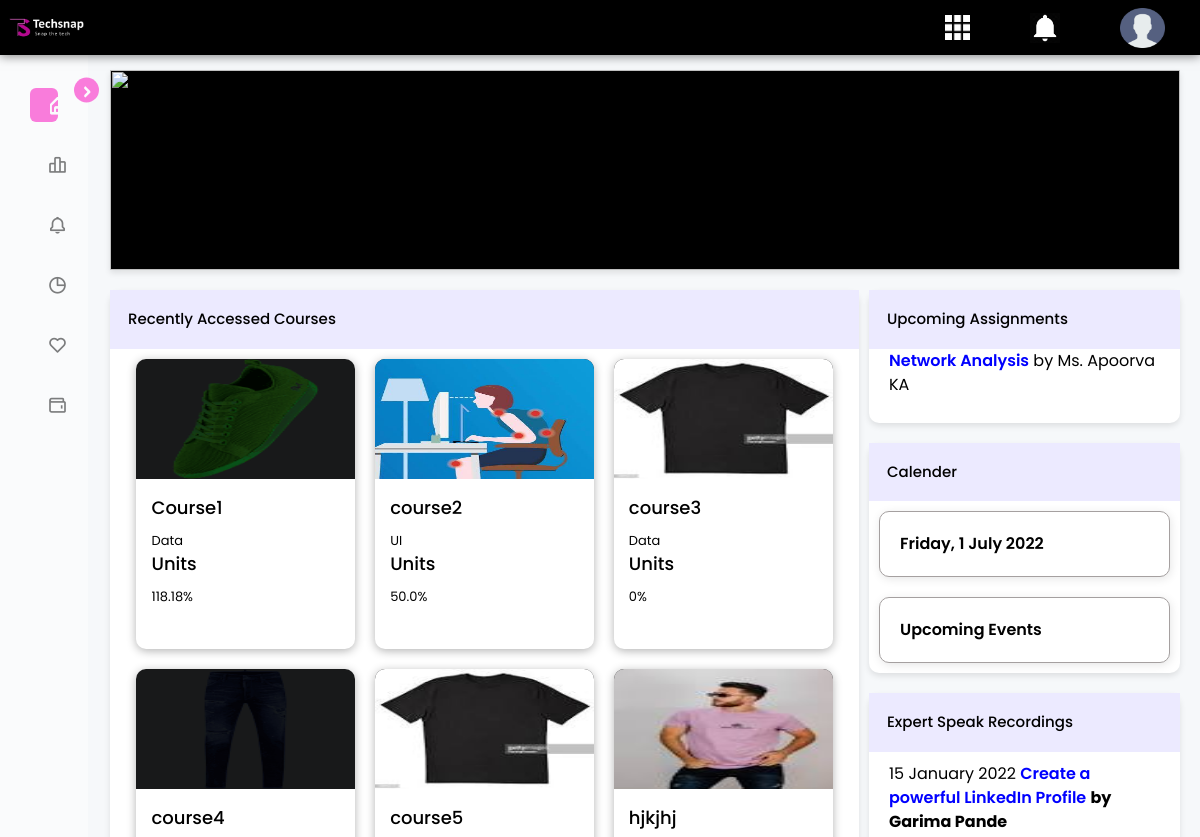
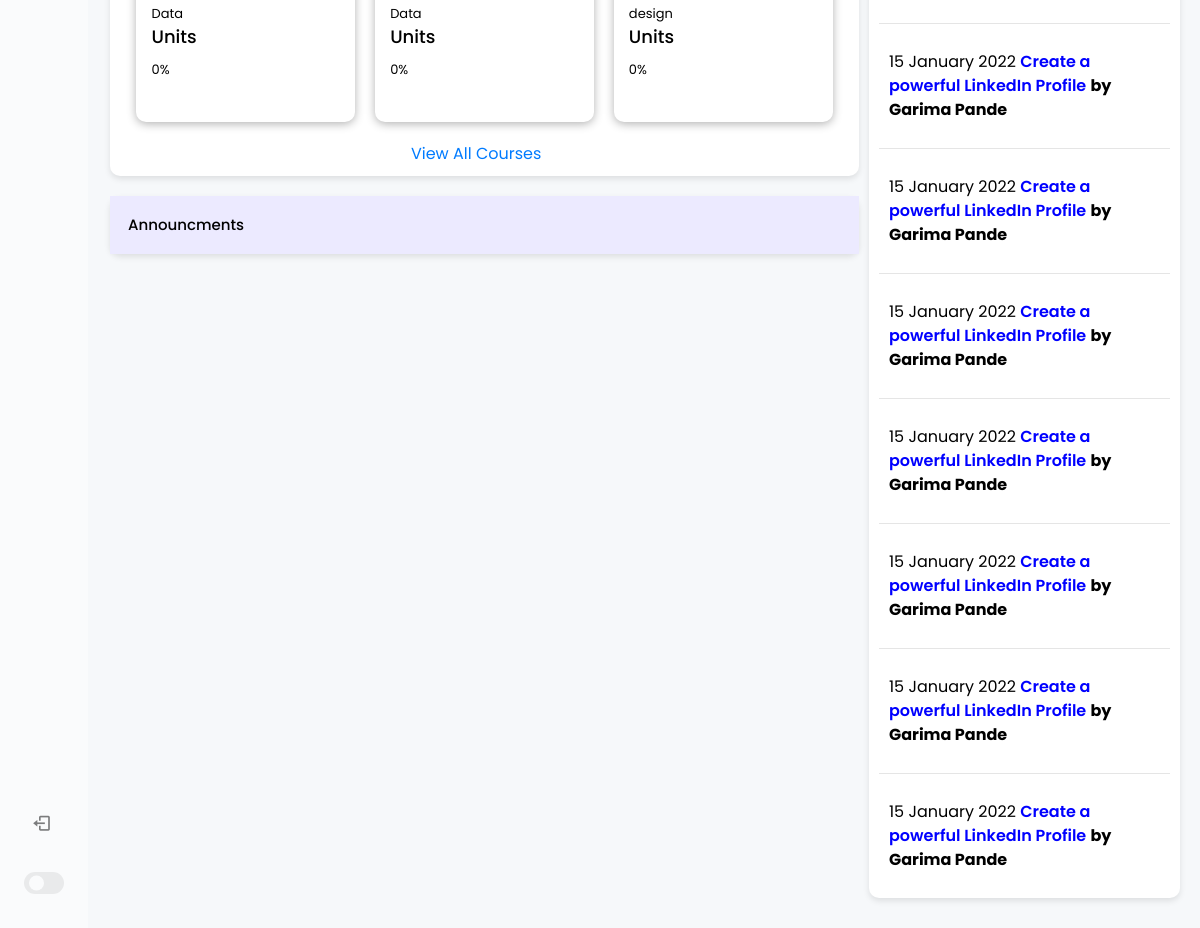
The app's page /mycourses/ (signed in) with its own data (2 pictures, top to bottom).
### courses/models.py (models this page shows, shortened)
class course(models.Model):
    title = models.CharField(max_length=200)
    category = models.CharField(max_length=200)
    image = models.ImageField(upload_to='courseImg', null=True, blank=True)
    created_by = models.ForeignKey(User, on_delete=models.CASCADE, related_name='created_courses', null=True)

class myCourseUnit(models.Model):
    courseunit = models.ForeignKey(courseUnit, on_delete=models.CASCADE)
    user = models.ForeignKey(User, on_delete=models.CASCADE)
    coursetopics = models.ManyToManyField(mytopics, blank=True)
    course_assignments = models.ManyToManyField(myAssignment, blank=True)

class mytopics(models.Model):
    user = models.ForeignKey(User, on_delete=models.CASCADE)
    coursetopic  = models.ForeignKey(courseTopic, on_delete=models.CASCADE)
    documents = models.ManyToManyField(myFiles, blank=True)
    done = models.BooleanField(default=False)

### courses/views.py (the view)
# urls.py: path('mycourses/', views.usercourse, name='usercourse'),
def usercourse(request):
    courses , _ = mycourses.objects.get_or_create(user=request.user)
    all_courses = mycourses.objects.all()
    courses = courses.courses.all()
    if request.user.profile.status == 't':
        courses = course.objects.filter(created_by=request.user)
        return render(request, 'index2.html', {'courses': courses, 'user':request.user})
    return render(request, 'student_home.html', {'courses': courses, 'user':request.user,'all_courses':all_courses})

### templates/student_home.html (shortened to what this page needs)
{%load static%}
<!DOCTYPE html>
<html lang="en">
{% load custom_tags %}
<head>
    <link rel="stylesheet" href="{% static "styles/all.css" %}">
    <link rel="stylesheet" href="{% static "styles/style1.css" %}">
    <link rel="stylesheet" href="https://stackpath.bootstrapcdn.com/bootstrap/4.5.0/css/bootstrap.min.css"
>
    <link href='https://unpkg.com/boxicons@2.1.1/css/boxicons.min.css' rel='stylesheet'>
</head>
<body>
    <header class="header">
        <div class="left-header">
            <img id="logo" src="{% static "images/logo.png"%}">
        </div>
        <div class="right-header">
            <div class="all-apps-container">
                <div class="right-header-icons">
                    <img class="all-apps-icon icon" src="{% static "images/Apps.png"%}">
                </div>
            </div>
            <div class="notification-container">
                <div class="right-header-icons">
                    <img class="notify-icon icon" src="{% static "images/notification.png"%}">
                </div>
            </div>
            <div class="profile-container">
                <div class="right-header-icons">
                    <img class="profile-icon icon" src="{% static "images/User.png"%}">
                </div>
            </div>
        </div>
    </header>
    <div class="content-container">
        <nav class="sidebar close">
            <header>
                <i class='bx bx-chevron-right toggle'></i>
            </header>
            <div class="menu-bar">
                <div class="menu">
                    <ul class="menu-links">
                        <li class="nav-link">
                            <a class="active" href="#">
                                <i class='bx bx-home-alt icon'></i>
                            </a>
                        </li>
                        <li class="nav-link">
                            <a href="{% url 'all-courses' %}">
                                <i class='bx bx-bar-chart-alt-2 icon'></i>
                            </a>
                        </li>
                        <li class="nav-link">
                            <a href="#">
                                <i class='bx bx-bell icon'></i>
                            </a>
                        </li>
                        <li class="nav-link">
                            <a href="notifications_page.html">
                                <i class='bx bx-pie-chart-alt icon'></i>
                            </a>
                        </li>
                        <li class="nav-link">
                            <a href="#">
                                <i class='bx bx-heart icon'></i>
                            </a>
                        </li>
                        <li class="nav-link">
                            <a href="#">
                                <i class='bx bx-wallet icon'></i>
                            </a>
                        </li>
                    </ul>
                </div>
                <div class="bottom-content">
                    <li class="">
                        <a href="#">
                            <i class='bx bx-log-out icon'></i>
                        </a>
                    </li>
                    <li class="mode">
                        <div class="toggle-switch">
                            <span class="switch"></span>
                        </div>
                    </li>
                </div>
            </div>
        </nav>
        <section class="home">
            <div class="img-banner">
                <img src="https://i.pinimg.com/originals/8b/aa/5b/8baa5bb80ce306685aa46505ed299153.png" alt=""
                    srcset="">
            </div>
            <div class="main-content">
                <div class="leftside-content">
                    <div class="my-courses-container">
                        <button type="button" class="collapsible">Recently Accessed Courses
                            <span class="buttonheader">
                                <i class="fa-solid fa-angle-up"></i></span>
                        </button>
                        <section class="content">
                            <div class="wrapper_tab-content">
                                <div class="course-list">
                                    {% for course in courses %}
                                    <div class="course-card">
                                        <img
                                            src="{{course.image.url}}">
                                        <div class="details">
                                            <a href="{% url 'courseDetail' course.id %}" target="_blank">{{course.title}}</a>
                                            <p>{{course.category}}</p>
                                            <a href="{% url 'courseUnits' course.id %}" target="_blank">Units</a>
                                            <p>{{course.id|get_percentage:request.user.id }}%</p>
                                        </div>
                                    </div>
                                    {% endfor %}
                                <div class="bottom-view-more">
                                    <a href="#" target="_blank">View All Courses
                                        <i class="fa-solid fa-arrow-right"></i></a>
                                </div>
                            </div>
                        </section>
                    </div>
                    <div class="announcment-container">
                        <button type="button" class="collapsible">Announcments<span>
                                <i class="fa-solid fa-angle-up"></i></span></button>
                    </div>
                </div>
                <div class="rightside-content">
                    <div class="guest-lecture-link-container">
                        <button type="button" class="collapsible">Upcoming Assignments<span>
                                <i class="fa-solid fa-angle-up"></i></span></button>
                        <div class="content">
                            <p><a href="course_detail.html" target="_blank">Network Analysis</a> by Ms. Apoorva KA</p>
                        </div>
                    </div>
                    <div class="calender-container">
                        <button type="button" class="collapsible">Calender<span>
                                <i class="fa-solid fa-angle-up"></i></span></button>
                        <div class="content">
                            <div class="btn-events">
                                <button class="events">Friday, 1 July 2022 <span><i
                                            class="fa-solid fa-angle-right"></i></span></button>
                                <button class="events">Upcoming Events <span><i
                                            class="fa-solid fa-angle-right"></i></span></button>
                            </div>
                        </div>
                    </div>
                    <div class="expert-speak-recording-container">
                        <button type="button" class="collapsible">Expert Speak Recordings<span>
                                <i class="fa-solid fa-angle-up"></i></span></button>
                        <div class="content">
                            <div class="links">
                                <p>15 January 2022 <a href="#">Create a powerful LinkedIn Profile</a> <b> by Garima
                                        Pande </b></p>
                                <hr>
                            </div>
                            <div class="links">
                                <p>15 January 2022 <a href="#">Create a powerful LinkedIn Profile</a> <b> by Garima
                                        Pande </b></p>
                                <hr>
                            </div>
                            <div class="links">
                                <p>15 January 2022 <a href="#">Create a powerful LinkedIn Profile</a> <b> by Garima
                                        Pande </b></p>
                                <hr>
                            </div>
                            <div class="links">
                                <p>15 January 2022 <a href="#">Create a powerful LinkedIn Profile</a> <b> by Garima
                                        Pande </b></p>
                                <hr>
                            </div>
                            <div class="links">
                                <p>15 January 2022 <a href="#">Create a powerful LinkedIn Profile</a> <b> by Garima
                                        Pande </b></p>
                                <hr>
                            </div>
                            <div class="links">
                                <p>15 January 2022 <a href="#">Create a powerful LinkedIn Profile</a> <b> by Garima
                                        Pande </b></p>
                                <hr>
                            </div>
                            <div class="links">
                                <p>15 January 2022 <a href="#">Create a powerful LinkedIn Profile</a> <b> by Garima
                                        Pande </b></p>
                                <hr>
                            </div>
                            <div class="links">
                                <p>15 January 2022 <a href="#">Create a powerful LinkedIn Profile</a> <b> by Garima
                                        Pande </b></p>
                            </div>
                        </div>
                    </div>
                </div>
            </div>
        </section>
    </div>
</body>
</html>

### records on screen
course: image (picture), title "Course1", category "Data", id|get_percentage "118.18"
course: image (picture), title "course2", category "UI", id|get_percentage "50.0"
course: image (picture), title "course3", category "Data", id|get_percentage "0"
course: image (picture), title "course4", category "Data", id|get_percentage "0"
course: image (picture), title "course5", category "Data", id|get_percentage "0"
course: image (picture), title "hjkjhj", category "design", id|get_percentage "0"
